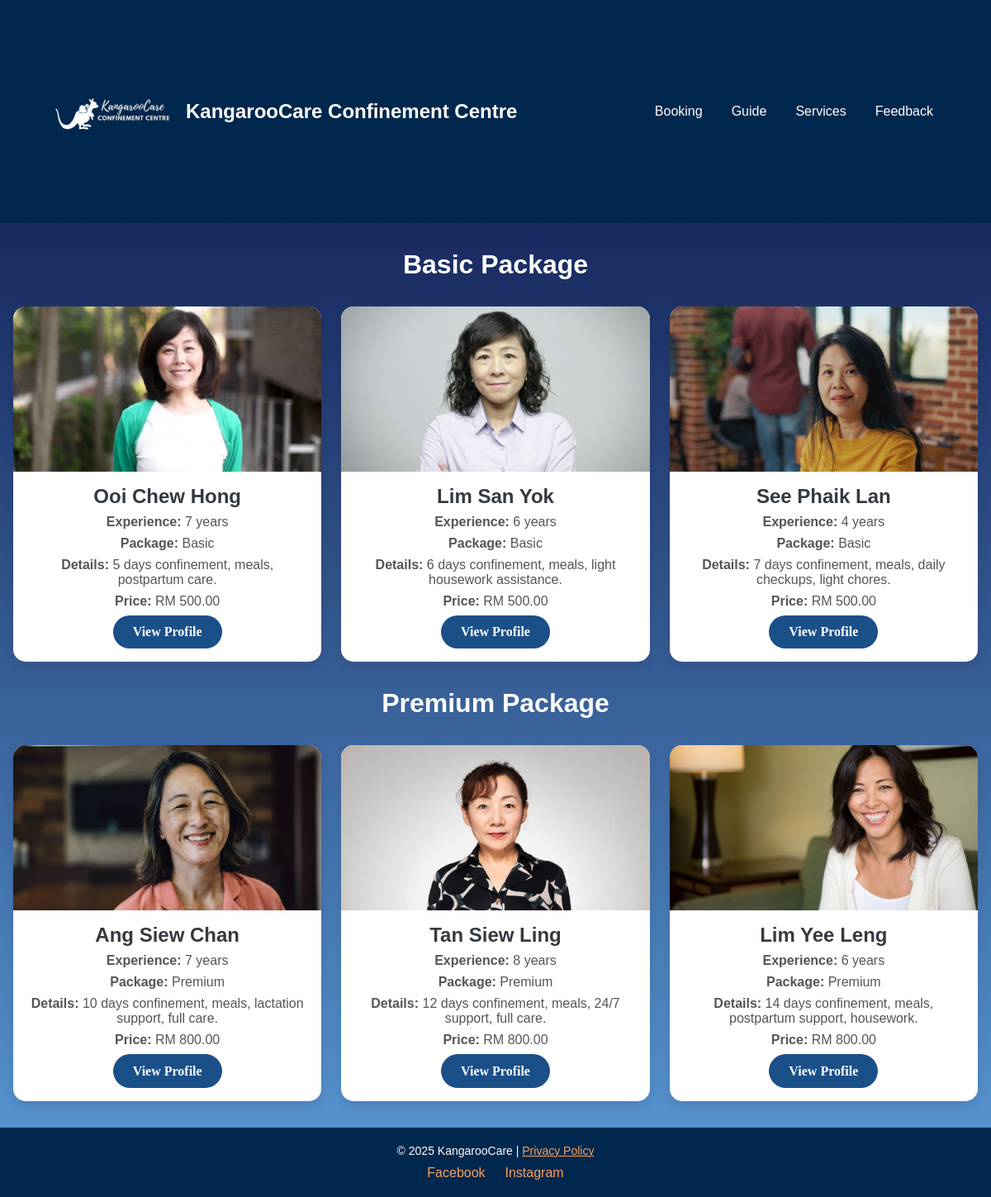
Page /service_distinct.php (signed in) on the committed database.
### tables this page shows
CREATE TABLE `ladies` (
  `id` int(11) NOT NULL,
  `name` varchar(255) NOT NULL,
  `package_type` enum('Basic','Premium') NOT NULL,
  `package_details` text NOT NULL,
  `experience` int(11) NOT NULL,
  `price` decimal(10,2) DEFAULT NULL,
  `age` int(11) NOT NULL,
  `photo_url` varchar(255) DEFAULT NULL,
  `specialty` varchar(255) DEFAULT NULL,
  `bio` text DEFAULT NULL,
  `contact_info` varchar(255) DEFAULT NULL,
  `password` varchar(255) NOT NULL
);

### service_distinct.php (the view, shortened to what this page needs)
<?php
require_once 'config/db.php';
$sql_basic = "SELECT * FROM ladies WHERE package_type = 'Basic'";
$result_basic = $conn->query($sql_basic);
$sql_premium = "SELECT * FROM ladies WHERE package_type = 'Premium'";
$result_premium = $conn->query($sql_premium);
?>
<!DOCTYPE html>
<html lang="en">
<head>
</head>
<body>
    <header>
    <div class="header-title">
        <img src="images/kangaroo-logo.png" alt="Logo">
        <h1>KangarooCare Confinement Centre</h1>
    </div>
    <nav class="nav-links">
        <a href="booking.php">Booking</a>
        <a href="guide.php">Guide</a>
        <a href="service_distinct.php">Services</a>
        <a href="feedback.php">Feedback</a>
    </nav>
    </header>
    <main class="container">
        <section class="package-section">
            <h2>Basic Package</h2>
            <div class="ladies-list">
                <?php while ($lady = $result_basic->fetch_assoc()) { ?>
                    <div class="lady-card">
                        <img src="image/<?php echo $lady['photo_url']; ?>" alt="Photo of <?php echo $lady['name']; ?>" class="lady-photo">
                        <div class="lady-info">
                            <h3><?php echo $lady['name']; ?></h3>
                            <p><strong>Experience:</strong> <?php echo $lady['experience']; ?> years</p>
                            <p><strong>Package:</strong> <?php echo $lady['package_type']; ?></p>
                            <p><strong>Details:</strong> <?php echo $lady['package_details']; ?></p>
                            <p><strong>Price:</strong>  RM <?php echo $lady['price']; ?></p>
                            <button onclick="window.location.href='view_profile.php?id=<?php echo $lady['id']; ?>'">View Profile</button>
                        </div>
                    </div>
                <?php } ?>
            </div>
        </section>
        <section class="package-section">
            <h2>Premium Package</h2>
            <div class="ladies-list">
                <?php while ($lady = $result_premium->fetch_assoc()) { ?>
                    <div class="lady-card">
                        <img src="image/<?php echo $lady['photo_url']; ?>" alt="Photo of <?php echo $lady['name']; ?>" class="lady-photo">
                        <div class="lady-info">
                            <h3><?php echo $lady['name']; ?></h3>
                            <p><strong>Experience:</strong> <?php echo $lady['experience']; ?> years</p>
                            <p><strong>Package:</strong> <?php echo $lady['package_type']; ?></p>
                            <p><strong>Details:</strong> <?php echo $lady['package_details']; ?></p>
                            <p><strong>Price:</strong> RM <?php echo $lady['price']; ?></p>
                            <button onclick="window.location.href='view_profile.php?id=<?php echo $lady['id']; ?>'">View Profile</button>
                        </div>
                    </div>
                <?php } ?>
            </div>
        </section>
    </main>
    <footer>
    &copy; 2025 KangarooCare | <a href="#" style="color: #f4a261;">Privacy Policy</a>
    <div class="social-links">
        <a href="https://facebook.com">Facebook</a>
        <a href="https://instagram.com">Instagram</a>
    </div>
</footer>
</body>
</html>

### service_distinct.php (style rules this page uses)
* { margin: 0; padding: 0; box-sizing: border-box; }
body { margin: 0; font-family: Arial, sans-serif; background: linear-gradient(to bottom, #0a0f44, #5a9bd6); color: #333; }
header { background-color: #00274d; color: white; padding: 60px; display: flex; justify-content: space-between; align-items: center; }
header img { width: 150px; margin-right: 15px; }
header .header-title { display: flex; align-items: center; }
header h1 { margin: 0; font-size: 24px; }
.nav-links { display: flex; gap: 15px; }
.nav-links a { color: white; text-decoration: none; font-size: 16px; padding: 5px 10px; border-radius: 5px; transition: background-color 0.3s; }
footer { background-color: #00274d; color: white; padding: 20px; text-align: center; font-size: 14px; }
footer .social-links { margin-top: 10px; }
footer .social-links a { color: #f4a261; text-decoration: none; margin: 0 10px; font-size: 16px; }
.container { max-width: 1200px; margin: 2rem auto; padding: 0 1rem; }
.package-section h2 { font-size: 2rem; text-align: center; color: #ffffff; margin-bottom: 2rem; margin-top: 2rem; }
.ladies-list { display: grid; grid-template-columns: repeat(auto-fit, minmax(280px, 1fr)); gap: 1.5rem; }
.lady-card { background-color: #fff; border-radius: 15px; box-shadow: 0 6px 15px rgba(0, 0, 0, 0.1); overflow: hidden; transition: transform 0.3s ease, box-shadow 0.3s ease; display: flex; flex-direction: column; justify-content: space-between; }
.lady-photo { width: 100%; height: 200px; object-fit: cover; }
.lady-info { padding: 1rem; text-align: center; }
.lady-info h3 { font-size: 1.5rem; color: #343a40; margin-bottom: 0.5rem; }
.lady-info p { font-size: 1rem; color: #555; margin-bottom: 0.5rem; }
.lady-info button { background-color: #1a4f88; color: #fff; padding: 0.7rem 1.5rem; font-size: 1rem; border-radius: 25px; border: none; cursor: pointer; transition: background-color 0.3s ease, transform 0.3s ease; font-weight: bold; font-family: Georgia, 'Times New Roman', Times, serif; }

### rows in the picture
ladies: photo_url+name (picture), name "Ooi Chew Hong", experience "7", package_type "Basic", package_details "5 days confinement, meals, postpartum care.", price "500.00"
ladies: photo_url+name (picture), name "Lim San Yok", experience "6", package_type "Basic", package_details "6 days confinement, meals, light housework assistance.", price "500.00"
ladies: photo_url+name (picture), name "See Phaik Lan", experience "4", package_type "Basic", package_details "7 days confinement, meals, daily checkups, light chores.", price "500.00"
ladies: photo_url+name (picture), name "Ang Siew Chan", experience "7", package_type "Premium", package_details "10 days confinement, meals, lactation support, full care.", price "800.00"
ladies: photo_url+name (picture), name "Tan Siew Ling", experience "8", package_type "Premium", package_details "12 days confinement, meals, 24/7 support, full care.", price "800.00"
ladies: photo_url+name (picture), name "Lim Yee Leng", experience "6", package_type "Premium", package_details "14 days confinement, meals, postpartum support, housework.", price "800.00"
